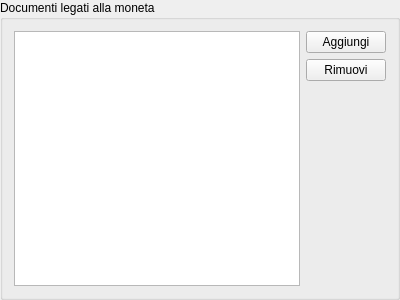
<?xml version="1.0" encoding="UTF-8"?>
<ui version="4.0">
 <class>ItemAddizionaliWidget</class>
 <widget class="QGroupBox" name="ItemAddizionaliWidget">
  <property name="geometry">
   <rect>
    <x>0</x>
    <y>0</y>
    <width>400</width>
    <height>300</height>
   </rect>
  </property>
  <property name="windowTitle">
   <string>GroupBox</string>
  </property>
  <property name="title">
   <string>Documenti legati alla moneta</string>
  </property>
  <layout class="QHBoxLayout" name="horizontalLayout">
   <item>
    <widget class="QListView" name="itemsView"/>
   </item>
   <item>
    <layout class="QVBoxLayout" name="verticalLayout">
     <item>
      <widget class="QPushButton" name="addItem">
       <property name="text">
        <string>Aggiungi</string>
       </property>
      </widget>
     </item>
     <item>
      <widget class="QPushButton" name="removeItem">
       <property name="text">
        <string>Rimuovi</string>
       </property>
      </widget>
     </item>
     <item>
      <spacer name="verticalSpacer">
       <property name="orientation">
        <enum>Qt::Vertical</enum>
       </property>
       <property name="sizeHint" stdset="0">
        <size>
         <width>20</width>
         <height>40</height>
        </size>
       </property>
      </spacer>
     </item>
    </layout>
   </item>
  </layout>
 </widget>
 <resources/>
 <connections/>
</ui>
